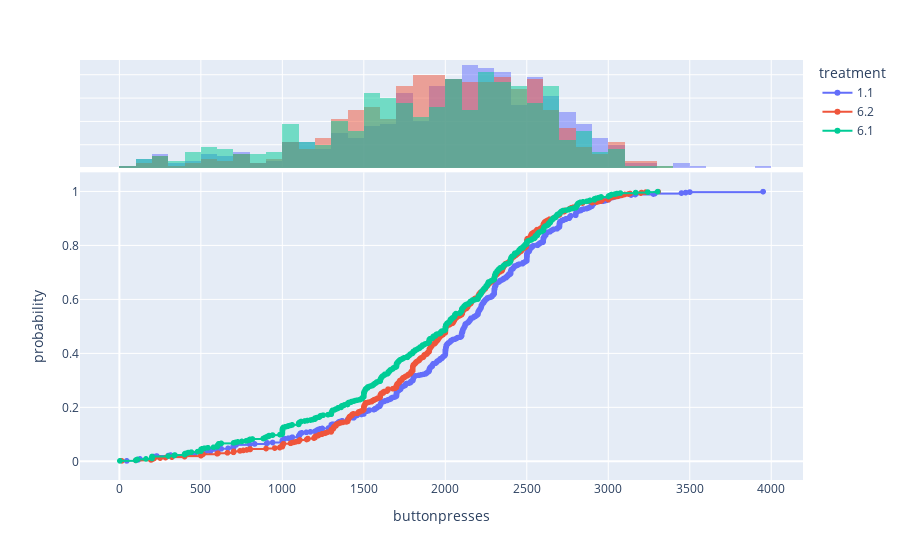

Source (notebook cell):
### Code cell
nwdf = df.loc[(df['treatment']== "1.1") | (df['treatment']== "6.1") | (df['treatment']== "6.2")|(df['treatment']== "6.1")]#可以重複寫
fig = px.ecdf(nwdf, x="buttonpresses",color="treatment", markers=True, marginal="histogram")
fig.show()

### Figure 1 — Plotly figure (JSON) as saved in the notebook; plotly's stock layout.template omitted (floating-point values rounded to 4 significant figures; data arrays with more than 128 entries replaced by an {"elided": "..."} marker saying what was removed)
{"data": [{"hovertemplate": "treatment=1.1<br>buttonpresses=%{x}<br>probability=%{y}<extra></extra>", "legendgroup": "1.1", "line": {"dash": "solid", "shape": "hv"}, "marker": {"color": "#636efa", "symbol": "circle"}, "mode": "markers+lines", "name": "1.1", "showlegend": true, "type": "scattergl", "x": {"elided": "558 float values"}, "xaxis": "x", "y": {"elided": "558 float values"}, "yaxis": "y"}, {"alignmentgroup": "True", "bingroup": "x", "hovertemplate": "treatment=1.1<br>buttonpresses=%{x}<br>count=%{y}<extra></extra>", "legendgroup": "1.1", "marker": {"color": "#636efa"}, "name": "1.1", "offsetgroup": "1.1", "opacity": 0.5, "showlegend": false, "type": "histogram", "x": {"elided": "558 float values"}, "xaxis": "x2", "yaxis": "y2"}, {"hovertemplate": "treatment=6.2<br>buttonpresses=%{x}<br>probability=%{y}<extra></extra>", "legendgroup": "6.2", "line": {"dash": "solid", "shape": "hv"}, "marker": {"color": "#EF553B", "symbol": "circle"}, "mode": "markers+lines", "name": "6.2", "showlegend": true, "type": "scattergl", "x": {"elided": "568 float values"}, "xaxis": "x", "y": {"elided": "568 float values"}, "yaxis": "y"}, {"alignmentgroup": "True", "bingroup": "x", "hovertemplate": "treatment=6.2<br>buttonpresses=%{x}<br>count=%{y}<extra></extra>", "legendgroup": "6.2", "marker": {"color": "#EF553B"}, "name": "6.2", "offsetgroup": "6.2", "opacity": 0.5, "showlegend": false, "type": "histogram", "x": {"elided": "568 float values"}, "xaxis": "x2", "yaxis": "y2"}, {"hovertemplate": "treatment=6.1<br>buttonpresses=%{x}<br>probability=%{y}<extra></extra>", "legendgroup": "6.1", "line": {"dash": "solid", "shape": "hv"}, "marker": {"color": "#00cc96", "symbol": "circle"}, "mode": "markers+lines", "name": "6.1", "showlegend": true, "type": "scattergl", "x": {"elided": "555 float values"}, "xaxis": "x", "y": {"elided": "555 float values"}, "yaxis": "y"}, {"alignmentgroup": "True", "bingroup": "x", "hovertemplate": "treatment=6.1<br>buttonpresses=%{x}<br>count=%{y}<extra></extra>", "legendgroup": "6.1", "marker": {"color": "#00cc96"}, "name": "6.1", "offsetgroup": "6.1", "opacity": 0.5, "showlegend": false, "type": "histogram", "x": {"elided": "555 float values"}, "xaxis": "x2", "yaxis": "y2"}], "layout": {"barmode": "overlay", "legend": {"title": {"text": "treatment"}, "tracegroupgap": 0}, "margin": {"t": 60}, "xaxis": {"anchor": "y", "domain": [0, 1], "title": {"text": "buttonpresses"}}, "xaxis2": {"anchor": "y2", "domain": [0, 1], "matches": "x", "showgrid": true, "showticklabels": false}, "yaxis": {"anchor": "x", "domain": [0, 0.7326], "title": {"text": "probability"}}, "yaxis2": {"anchor": "x2", "domain": [0.7426, 1], "matches": "y2", "showgrid": true, "showline": false, "showticklabels": false, "ticks": ""}}}
